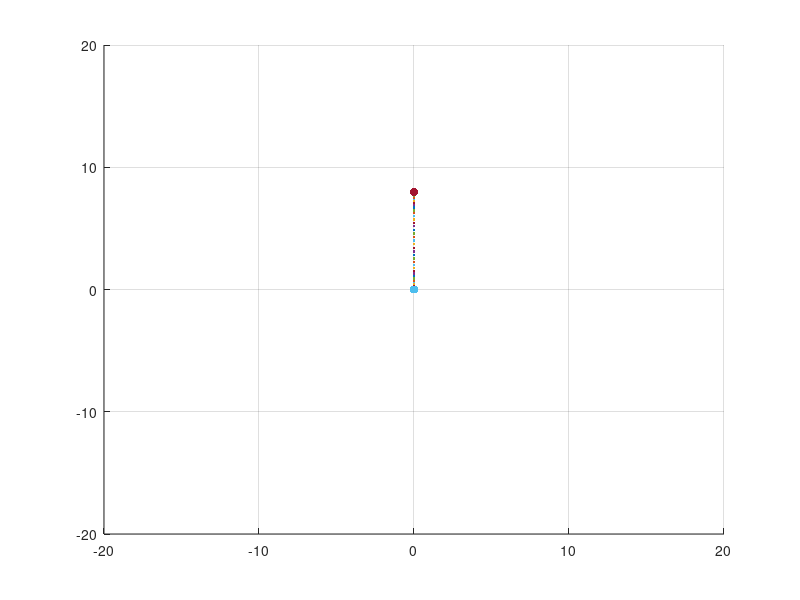
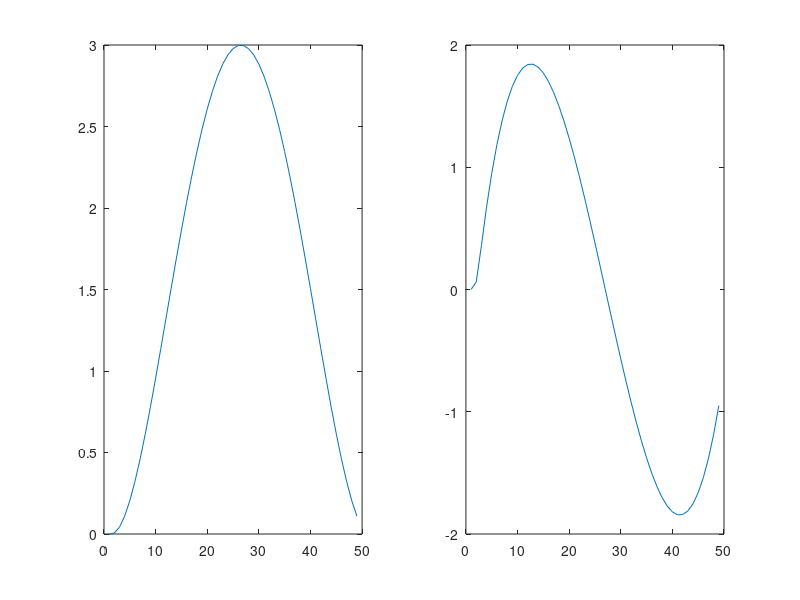

Here is the MATLAB script that generated these plots, in order:
% offline min jerk (Page 4, shadmeyer tutorial)

clc;
clear all;


% NOTE: everthing is represented in rows -> [x, y]

% Position Information
startPos  = [0, 0];
targetPos = [0, 8];


% simulation params
t = 0;
dt = 0.1;    % [s]  -> step size
t_f = 5; % [s]
N = t_f/dt; 

r_list = zeros(N-1,2);
r1_list =zeros(N-1,2);
r2_list =zeros(N-1,2);


r  = startPos; % initial position
v  = [0, 0]; % initial speed

r1 = [0 0];
r2 = [0 0];


r_past = [0 0];
r1_past = [0 0];



% here is were the loop should be implemented
figure; grid; hold on

for i = 1:N-1    
    % some extra parameters which might be of interest
    

    A = [1; (10*(t/t_f)^3 -15*(t/t_f)^4 + 6*(t/t_f)^5)];
    X = [startPos' (targetPos-startPos)'];

    r = X*A;
    r = r';
    
    r1 = (r - r_past)/dt;
    r2 = (r1 - r1_past)/dt;
    
    % draw the trajectory
    scatter(r(1), r(2), '.'); xlim([-20,20]); ylim([-20,20]);
    % draw the start and target points
    scatter(startPos(1), startPos(2), 'filled', 'k');
    scatter(targetPos(1), targetPos(2), 'filled', 'r');     
    
    r_past = r;
    r1_past = r1;
    r_list(i,:) = r;
    r1_list(i,:) = r1;
    r2_list(i,:) = r2;
    t =  t +dt;
    pause(0.001)
end

%%  
x = r1_list(:,2);
y = r2_list(:,2);

figure;
subplot(1,2,1);
plot(x);
subplot(1,2,2);
plot(y);